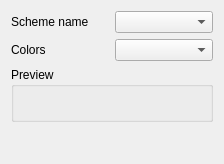
<?xml version="1.0" encoding="UTF-8"?>
<ui version="4.0">
 <class>QgsColorBrewerColorRampWidgetBase</class>
 <widget class="QgsPanelWidget" name="QgsColorBrewerColorRampWidgetBase">
  <property name="geometry">
   <rect>
    <x>0</x>
    <y>0</y>
    <width>224</width>
    <height>164</height>
   </rect>
  </property>
  <property name="windowTitle">
   <string>ColorBrewer Ramp</string>
  </property>
  <layout class="QVBoxLayout">
   <item>
    <layout class="QGridLayout">
     <item row="1" column="0">
      <widget class="QLabel" name="label_2">
       <property name="text">
        <string>Colors</string>
       </property>
       <property name="buddy">
        <cstring>cboColors</cstring>
       </property>
      </widget>
     </item>
     <item row="0" column="1">
      <widget class="QComboBox" name="cboSchemeName"/>
     </item>
     <item row="1" column="1">
      <widget class="QComboBox" name="cboColors"/>
     </item>
     <item row="0" column="0">
      <widget class="QLabel" name="label">
       <property name="text">
        <string>Scheme name</string>
       </property>
       <property name="buddy">
        <cstring>cboSchemeName</cstring>
       </property>
      </widget>
     </item>
    </layout>
   </item>
   <item>
    <widget class="QGroupBox" name="groupBox">
     <property name="title">
      <string>Preview</string>
     </property>
     <layout class="QVBoxLayout">
      <item>
       <widget class="QLabel" name="lblPreview">
        <property name="frameShape">
         <enum>QFrame::NoFrame</enum>
        </property>
        <property name="text">
         <string/>
        </property>
        <property name="alignment">
         <set>Qt::AlignCenter</set>
        </property>
       </widget>
      </item>
     </layout>
    </widget>
   </item>
   <item>
    <spacer name="verticalSpacer">
     <property name="orientation">
      <enum>Qt::Vertical</enum>
     </property>
     <property name="sizeHint" stdset="0">
      <size>
       <width>20</width>
       <height>40</height>
      </size>
     </property>
    </spacer>
   </item>
  </layout>
 </widget>
 <customwidgets>
  <customwidget>
   <class>QgsPanelWidget</class>
   <extends>QWidget</extends>
   <header>qgspanelwidget.h</header>
   <container>1</container>
  </customwidget>
 </customwidgets>
 <tabstops>
  <tabstop>cboSchemeName</tabstop>
  <tabstop>cboColors</tabstop>
 </tabstops>
 <resources/>
 <connections/>
</ui>
